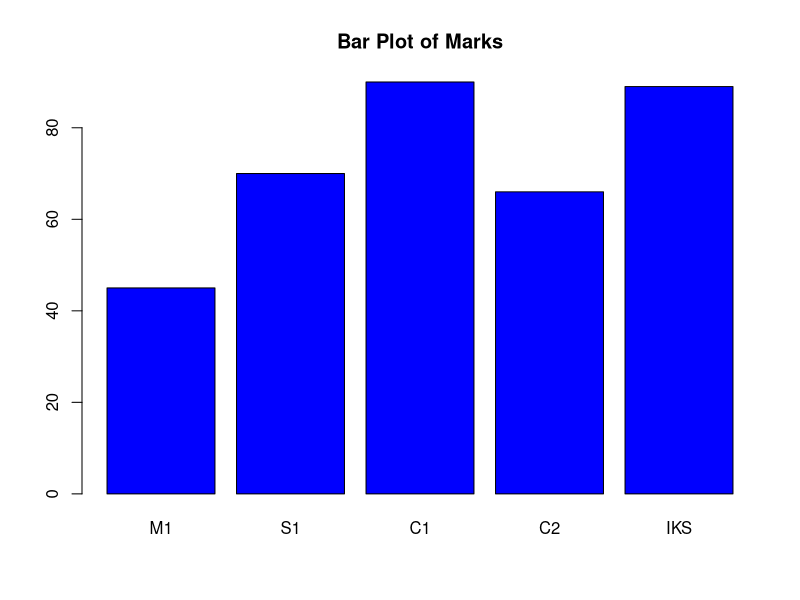
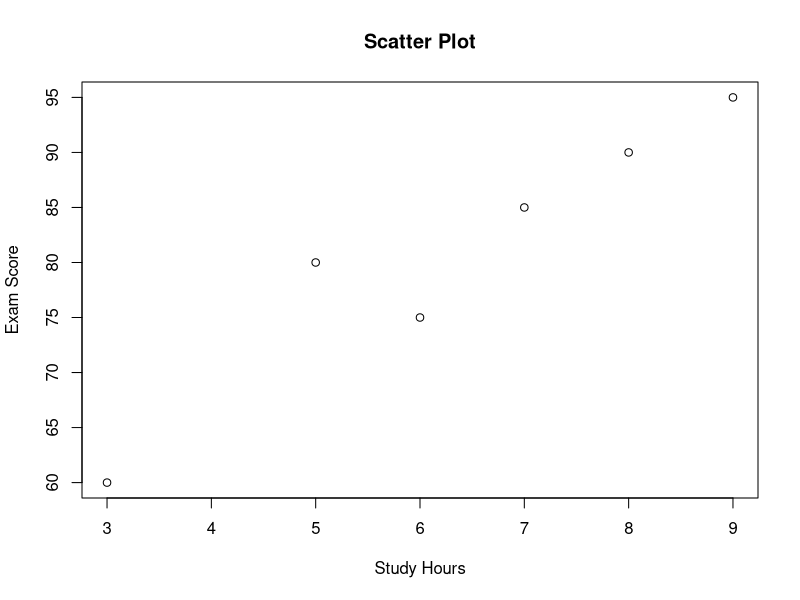

Generate these figures, in order, with R:
##SLIP - 6
##Q.1
marks <- c(45,70,90,66,89)
subjects <- c("M1","S1","C1","C2","IKS")

barplot(marks, names.arg=subjects, col="blue",
        main="Bar Plot of Marks")

##Q.2
x <- c(5,7,3,8,6,9)
y <- c(80,85,60,90,75,95)

cor(x,y)

plot(x,y, main="Scatter Plot",
     xlab="Study Hours",
     ylab="Exam Score")
